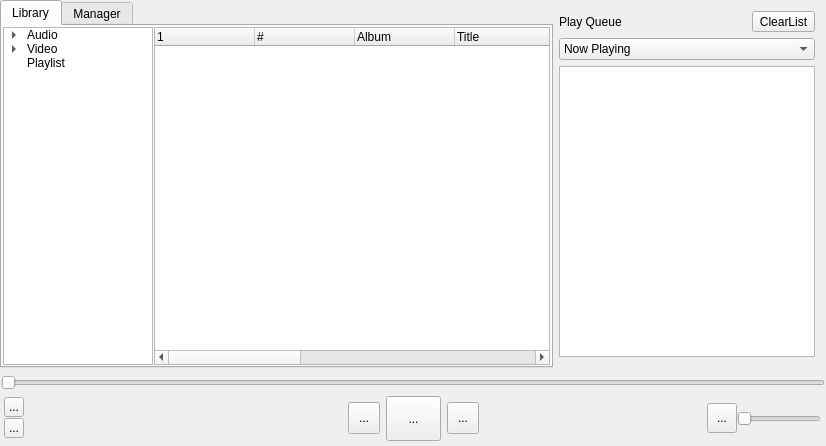
<?xml version="1.0" encoding="UTF-8"?>
<ui version="4.0">
 <class>MainWindow</class>
 <widget class="QMainWindow" name="MainWindow">
  <property name="geometry">
   <rect>
    <x>0</x>
    <y>0</y>
    <width>826</width>
    <height>446</height>
   </rect>
  </property>
  <property name="sizePolicy">
   <sizepolicy hsizetype="Maximum" vsizetype="Maximum">
    <horstretch>0</horstretch>
    <verstretch>0</verstretch>
   </sizepolicy>
  </property>
  <property name="mouseTracking">
   <bool>false</bool>
  </property>
  <property name="windowTitle">
   <string>MediaTake</string>
  </property>
  <property name="autoFillBackground">
   <bool>true</bool>
  </property>
  <property name="tabShape">
   <enum>QTabWidget::Rounded</enum>
  </property>
  <widget class="QWidget" name="centralWidget">
   <property name="sizePolicy">
    <sizepolicy hsizetype="Expanding" vsizetype="Expanding">
     <horstretch>0</horstretch>
     <verstretch>0</verstretch>
    </sizepolicy>
   </property>
   <layout class="QGridLayout" name="gridLayout_4">
    <property name="leftMargin">
     <number>0</number>
    </property>
    <property name="topMargin">
     <number>0</number>
    </property>
    <property name="rightMargin">
     <number>0</number>
    </property>
    <property name="bottomMargin">
     <number>0</number>
    </property>
    <item row="0" column="0">
     <layout class="QGridLayout" name="gridLayout_3">
      <item row="0" column="0">
       <widget class="QSplitter" name="splitter">
        <property name="sizePolicy">
         <sizepolicy hsizetype="Expanding" vsizetype="Expanding">
          <horstretch>0</horstretch>
          <verstretch>0</verstretch>
         </sizepolicy>
        </property>
        <property name="frameShape">
         <enum>QFrame::NoFrame</enum>
        </property>
        <property name="orientation">
         <enum>Qt::Horizontal</enum>
        </property>
        <property name="opaqueResize">
         <bool>true</bool>
        </property>
        <property name="handleWidth">
         <number>1</number>
        </property>
        <property name="childrenCollapsible">
         <bool>false</bool>
        </property>
        <widget class="QTabWidget" name="tabWidgetDisplay">
         <property name="sizePolicy">
          <sizepolicy hsizetype="Maximum" vsizetype="Maximum">
           <horstretch>6</horstretch>
           <verstretch>5</verstretch>
          </sizepolicy>
         </property>
         <property name="minimumSize">
          <size>
           <width>5</width>
           <height>5</height>
          </size>
         </property>
         <property name="baseSize">
          <size>
           <width>26</width>
           <height>16</height>
          </size>
         </property>
         <property name="currentIndex">
          <number>0</number>
         </property>
         <widget class="QWidget" name="tabLibrary">
          <attribute name="title">
           <string>Library</string>
          </attribute>
          <layout class="QGridLayout" name="gridLayout_2">
           <property name="leftMargin">
            <number>1</number>
           </property>
           <property name="topMargin">
            <number>1</number>
           </property>
           <property name="rightMargin">
            <number>1</number>
           </property>
           <property name="bottomMargin">
            <number>1</number>
           </property>
           <item row="0" column="0">
            <widget class="QSplitter" name="splitter_2">
             <property name="orientation">
              <enum>Qt::Horizontal</enum>
             </property>
             <property name="handleWidth">
              <number>1</number>
             </property>
             <property name="childrenCollapsible">
              <bool>false</bool>
             </property>
             <widget class="QTreeWidget" name="treeWidgetCatergoryChooser">
              <property name="sizePolicy">
               <sizepolicy hsizetype="Minimum" vsizetype="Expanding">
                <horstretch>0</horstretch>
                <verstretch>0</verstretch>
               </sizepolicy>
              </property>
              <property name="minimumSize">
               <size>
                <width>135</width>
                <height>0</height>
               </size>
              </property>
              <property name="maximumSize">
               <size>
                <width>150</width>
                <height>16777215</height>
               </size>
              </property>
              <property name="headerHidden">
               <bool>true</bool>
              </property>
              <column>
               <property name="text">
                <string/>
               </property>
              </column>
              <item>
               <property name="text">
                <string>Audio</string>
               </property>
               <item>
                <property name="text">
                 <string>Folders</string>
                </property>
               </item>
               <item>
                <property name="text">
                 <string>Artist</string>
                </property>
               </item>
               <item>
                <property name="text">
                 <string>Album</string>
                </property>
               </item>
               <item>
                <property name="text">
                 <string>Genre</string>
                </property>
               </item>
               <item>
                <property name="text">
                 <string>Year</string>
                </property>
               </item>
              </item>
              <item>
               <property name="text">
                <string>Video</string>
               </property>
               <item>
                <property name="text">
                 <string>Folders</string>
                </property>
               </item>
              </item>
              <item>
               <property name="text">
                <string>Playlist</string>
               </property>
              </item>
             </widget>
             <widget class="QTreeWidget" name="treeWidgetLibraryDisplay">
              <property name="sizePolicy">
               <sizepolicy hsizetype="Expanding" vsizetype="Expanding">
                <horstretch>0</horstretch>
                <verstretch>0</verstretch>
               </sizepolicy>
              </property>
              <property name="maximumSize">
               <size>
                <width>16777215</width>
                <height>16777215</height>
               </size>
              </property>
              <property name="contextMenuPolicy">
               <enum>Qt::ActionsContextMenu</enum>
              </property>
              <property name="selectionMode">
               <enum>QAbstractItemView::ExtendedSelection</enum>
              </property>
              <property name="selectionBehavior">
               <enum>QAbstractItemView::SelectRows</enum>
              </property>
              <column>
               <property name="text">
                <string/>
               </property>
              </column>
              <column>
               <property name="text">
                <string>#</string>
               </property>
              </column>
              <column>
               <property name="text">
                <string>Album</string>
               </property>
              </column>
              <column>
               <property name="text">
                <string>Title</string>
               </property>
              </column>
              <column>
               <property name="text">
                <string>Length</string>
               </property>
              </column>
              <column>
               <property name="text">
                <string>Artist</string>
               </property>
              </column>
              <column>
               <property name="text">
                <string>Genre</string>
               </property>
              </column>
              <column>
               <property name="text">
                <string>Year</string>
               </property>
              </column>
              <column>
               <property name="text">
                <string>BitRate</string>
               </property>
              </column>
              <column>
               <property name="text">
                <string>Composer</string>
               </property>
              </column>
              <column>
               <property name="text">
                <string>Path</string>
               </property>
              </column>
             </widget>
            </widget>
           </item>
          </layout>
         </widget>
         <widget class="QWidget" name="tabManager">
          <attribute name="title">
           <string>Manager</string>
          </attribute>
          <layout class="QGridLayout" name="gridLayout">
           <property name="leftMargin">
            <number>0</number>
           </property>
           <property name="topMargin">
            <number>0</number>
           </property>
           <property name="rightMargin">
            <number>0</number>
           </property>
           <property name="bottomMargin">
            <number>0</number>
           </property>
           <property name="spacing">
            <number>0</number>
           </property>
           <item row="0" column="0">
            <layout class="QHBoxLayout" name="horizontalLayout_8">
             <item>
              <spacer name="horizontalSpacer_3">
               <property name="orientation">
                <enum>Qt::Horizontal</enum>
               </property>
               <property name="sizeHint" stdset="0">
                <size>
                 <width>40</width>
                 <height>20</height>
                </size>
               </property>
              </spacer>
             </item>
             <item>
              <widget class="QPushButton" name="pushButtonUpdateLibrary">
               <property name="text">
                <string>UpdateLibrary</string>
               </property>
              </widget>
             </item>
            </layout>
           </item>
           <item row="1" column="0">
            <layout class="QVBoxLayout" name="verticalLayout_4">
             <item>
              <widget class="QLabel" name="labelAudioLibrary">
               <property name="text">
                <string>AudioLibrary</string>
               </property>
              </widget>
             </item>
             <item>
              <layout class="QHBoxLayout" name="horizontalLayout_2">
               <item>
                <widget class="QListWidget" name="listWidgetAudioLibrary"/>
               </item>
               <item>
                <layout class="QVBoxLayout" name="verticalLayout_2">
                 <item>
                  <widget class="QPushButton" name="pushButtonAddAudio">
                   <property name="text">
                    <string>&lt;&lt; Add Folder</string>
                   </property>
                  </widget>
                 </item>
                 <item>
                  <widget class="QPushButton" name="pushButtonRemoveAudio">
                   <property name="text">
                    <string>&gt;&gt; Remove Folder</string>
                   </property>
                  </widget>
                 </item>
                 <item>
                  <spacer name="verticalSpacer">
                   <property name="orientation">
                    <enum>Qt::Vertical</enum>
                   </property>
                   <property name="sizeHint" stdset="0">
                    <size>
                     <width>20</width>
                     <height>40</height>
                    </size>
                   </property>
                  </spacer>
                 </item>
                </layout>
               </item>
              </layout>
             </item>
            </layout>
           </item>
           <item row="2" column="0">
            <layout class="QVBoxLayout" name="verticalLayout_5">
             <item>
              <widget class="QLabel" name="labelVideoLibrary">
               <property name="text">
                <string>Video Library</string>
               </property>
              </widget>
             </item>
             <item>
              <layout class="QHBoxLayout" name="horizontalLayout_3">
               <item>
                <widget class="QListWidget" name="listWidgetVideoLibrary"/>
               </item>
               <item>
                <layout class="QVBoxLayout" name="verticalLayout_3">
                 <item>
                  <widget class="QPushButton" name="pushButtonAddVideo">
                   <property name="text">
                    <string>&lt;&lt; Add Folder</string>
                   </property>
                  </widget>
                 </item>
                 <item>
                  <widget class="QPushButton" name="pushButtonRemoveVideo">
                   <property name="text">
                    <string>&gt;&gt; Remove Folder</string>
                   </property>
                  </widget>
                 </item>
                 <item>
                  <spacer name="verticalSpacer_2">
                   <property name="orientation">
                    <enum>Qt::Vertical</enum>
                   </property>
                   <property name="sizeHint" stdset="0">
                    <size>
                     <width>20</width>
                     <height>40</height>
                    </size>
                   </property>
                  </spacer>
                 </item>
                </layout>
               </item>
              </layout>
             </item>
            </layout>
           </item>
          </layout>
         </widget>
        </widget>
        <widget class="QWidget" name="layoutWidget">
         <layout class="QVBoxLayout" name="verticalLayout">
          <property name="leftMargin">
           <number>5</number>
          </property>
          <item>
           <layout class="QHBoxLayout" name="horizontalLayout_7">
            <item>
             <widget class="QLabel" name="labelPlayQueue">
              <property name="text">
               <string>Play Queue</string>
              </property>
             </widget>
            </item>
            <item>
             <widget class="QToolButton" name="toolButtonClearQueue">
              <property name="text">
               <string>ClearList</string>
              </property>
             </widget>
            </item>
           </layout>
          </item>
          <item>
           <widget class="QComboBox" name="comboBox">
            <item>
             <property name="text">
              <string>Now Playing</string>
             </property>
            </item>
           </widget>
          </item>
          <item>
           <widget class="QTreeWidget" name="treeWidgetQueue">
            <property name="contextMenuPolicy">
             <enum>Qt::ActionsContextMenu</enum>
            </property>
            <property name="rootIsDecorated">
             <bool>false</bool>
            </property>
            <property name="columnCount">
             <number>2</number>
            </property>
            <attribute name="headerVisible">
             <bool>false</bool>
            </attribute>
            <column>
             <property name="text">
              <string notr="true">1</string>
             </property>
            </column>
            <column>
             <property name="text">
              <string notr="true">2</string>
             </property>
            </column>
           </widget>
          </item>
         </layout>
        </widget>
       </widget>
      </item>
      <item row="1" column="0">
       <widget class="QWidget" name="widgetPlayControls" native="true">
        <layout class="QVBoxLayout" name="verticalLayout_8">
         <property name="spacing">
          <number>0</number>
         </property>
         <property name="leftMargin">
          <number>1</number>
         </property>
         <property name="topMargin">
          <number>1</number>
         </property>
         <property name="rightMargin">
          <number>1</number>
         </property>
         <property name="bottomMargin">
          <number>5</number>
         </property>
         <item>
          <layout class="QVBoxLayout" name="verticalLayout_6">
           <item>
            <widget class="QSlider" name="horizontalSliderMediaPosition">
             <property name="orientation">
              <enum>Qt::Horizontal</enum>
             </property>
            </widget>
           </item>
           <item>
            <layout class="QHBoxLayout" name="horizontalLayout_6">
             <property name="spacing">
              <number>0</number>
             </property>
             <item>
              <layout class="QHBoxLayout" name="horizontalLayout_5">
               <property name="spacing">
                <number>8</number>
               </property>
               <property name="leftMargin">
                <number>3</number>
               </property>
               <property name="rightMargin">
                <number>0</number>
               </property>
               <item>
                <layout class="QVBoxLayout" name="verticalLayout_9">
                 <property name="spacing">
                  <number>0</number>
                 </property>
                 <item>
                  <widget class="QToolButton" name="toolButtonFullScreen">
                   <property name="maximumSize">
                    <size>
                     <width>20</width>
                     <height>20</height>
                    </size>
                   </property>
                   <property name="toolTip">
                    <string>To Full Screen</string>
                   </property>
                   <property name="text">
                    <string>...</string>
                   </property>
                   <property name="iconSize">
                    <size>
                     <width>20</width>
                     <height>20</height>
                    </size>
                   </property>
                  </widget>
                 </item>
                 <item>
                  <widget class="QToolButton" name="toolButtonToScreen">
                   <property name="maximumSize">
                    <size>
                     <width>20</width>
                     <height>20</height>
                    </size>
                   </property>
                   <property name="toolTip">
                    <string>Switch To Video Mode</string>
                   </property>
                   <property name="text">
                    <string>...</string>
                   </property>
                   <property name="iconSize">
                    <size>
                     <width>20</width>
                     <height>20</height>
                    </size>
                   </property>
                  </widget>
                 </item>
                </layout>
               </item>
               <item>
                <widget class="QLabel" name="labelNowPlaying">
                 <property name="sizePolicy">
                  <sizepolicy hsizetype="Fixed" vsizetype="Fixed">
                   <horstretch>0</horstretch>
                   <verstretch>0</verstretch>
                  </sizepolicy>
                 </property>
                 <property name="minimumSize">
                  <size>
                   <width>150</width>
                   <height>37</height>
                  </size>
                 </property>
                 <property name="maximumSize">
                  <size>
                   <width>150</width>
                   <height>37</height>
                  </size>
                 </property>
                 <property name="text">
                  <string/>
                 </property>
                 <property name="wordWrap">
                  <bool>true</bool>
                 </property>
                </widget>
               </item>
               <item>
                <spacer name="horizontalSpacer">
                 <property name="orientation">
                  <enum>Qt::Horizontal</enum>
                 </property>
                 <property name="sizeType">
                  <enum>QSizePolicy::Expanding</enum>
                 </property>
                 <property name="sizeHint" stdset="0">
                  <size>
                   <width>120</width>
                   <height>20</height>
                  </size>
                 </property>
                </spacer>
               </item>
              </layout>
             </item>
             <item>
              <layout class="QHBoxLayout" name="horizontalLayout">
               <property name="spacing">
                <number>6</number>
               </property>
               <property name="sizeConstraint">
                <enum>QLayout::SetDefaultConstraint</enum>
               </property>
               <item>
                <widget class="QLabel" name="labelTime">
                 <property name="sizePolicy">
                  <sizepolicy hsizetype="Minimum" vsizetype="Minimum">
                   <horstretch>0</horstretch>
                   <verstretch>0</verstretch>
                  </sizepolicy>
                 </property>
                 <property name="minimumSize">
                  <size>
                   <width>0</width>
                   <height>0</height>
                  </size>
                 </property>
                 <property name="text">
                  <string/>
                 </property>
                </widget>
               </item>
               <item>
                <widget class="QToolButton" name="toolButtonPrevious">
                 <property name="minimumSize">
                  <size>
                   <width>32</width>
                   <height>32</height>
                  </size>
                 </property>
                 <property name="maximumSize">
                  <size>
                   <width>32</width>
                   <height>32</height>
                  </size>
                 </property>
                 <property name="text">
                  <string>...</string>
                 </property>
                 <property name="icon">
                  <iconset resource="UiResources.qrc">
                   <normaloff>:/ui/toolButton/icon/Resources/ui/toolButton/icon/previous.png</normaloff>:/ui/toolButton/icon/Resources/ui/toolButton/icon/previous.png</iconset>
                 </property>
                 <property name="iconSize">
                  <size>
                   <width>16</width>
                   <height>16</height>
                  </size>
                 </property>
                </widget>
               </item>
               <item>
                <widget class="QToolButton" name="toolButtonPlayPause">
                 <property name="sizePolicy">
                  <sizepolicy hsizetype="Fixed" vsizetype="Fixed">
                   <horstretch>0</horstretch>
                   <verstretch>0</verstretch>
                  </sizepolicy>
                 </property>
                 <property name="minimumSize">
                  <size>
                   <width>55</width>
                   <height>45</height>
                  </size>
                 </property>
                 <property name="text">
                  <string>...</string>
                 </property>
                 <property name="icon">
                  <iconset resource="UiResources.qrc">
                   <normaloff>:/ui/toolButton/icon/Resources/ui/toolButton/icon/play.png</normaloff>:/ui/toolButton/icon/Resources/ui/toolButton/icon/play.png</iconset>
                 </property>
                 <property name="iconSize">
                  <size>
                   <width>20</width>
                   <height>20</height>
                  </size>
                 </property>
                 <property name="shortcut">
                  <string>Space</string>
                 </property>
                </widget>
               </item>
               <item>
                <widget class="QToolButton" name="toolButtonNext">
                 <property name="minimumSize">
                  <size>
                   <width>32</width>
                   <height>32</height>
                  </size>
                 </property>
                 <property name="maximumSize">
                  <size>
                   <width>32</width>
                   <height>32</height>
                  </size>
                 </property>
                 <property name="text">
                  <string>...</string>
                 </property>
                 <property name="icon">
                  <iconset resource="UiResources.qrc">
                   <normaloff>:/ui/toolButton/icon/Resources/ui/toolButton/icon/next.png</normaloff>:/ui/toolButton/icon/Resources/ui/toolButton/icon/next.png</iconset>
                 </property>
                 <property name="iconSize">
                  <size>
                   <width>16</width>
                   <height>16</height>
                  </size>
                 </property>
                </widget>
               </item>
               <item>
                <widget class="QLabel" name="labelLength">
                 <property name="text">
                  <string/>
                 </property>
                </widget>
               </item>
              </layout>
             </item>
             <item>
              <layout class="QHBoxLayout" name="horizontalLayout_4">
               <property name="spacing">
                <number>0</number>
               </property>
               <property name="rightMargin">
                <number>4</number>
               </property>
               <item>
                <spacer name="horizontalSpacer_2">
                 <property name="orientation">
                  <enum>Qt::Horizontal</enum>
                 </property>
                 <property name="sizeType">
                  <enum>QSizePolicy::Expanding</enum>
                 </property>
                 <property name="sizeHint" stdset="0">
                  <size>
                   <width>158</width>
                   <height>20</height>
                  </size>
                 </property>
                </spacer>
               </item>
               <item>
                <widget class="QToolButton" name="toolButtonVolume">
                 <property name="minimumSize">
                  <size>
                   <width>30</width>
                   <height>30</height>
                  </size>
                 </property>
                 <property name="maximumSize">
                  <size>
                   <width>30</width>
                   <height>30</height>
                  </size>
                 </property>
                 <property name="text">
                  <string>...</string>
                 </property>
                 <property name="icon">
                  <iconset resource="UiResources.qrc">
                   <normaloff>:/ui/toolButton/icon/Resources/ui/toolButton/icon/volume.png</normaloff>:/ui/toolButton/icon/Resources/ui/toolButton/icon/volume.png</iconset>
                 </property>
                 <property name="iconSize">
                  <size>
                   <width>15</width>
                   <height>15</height>
                  </size>
                 </property>
                 <property name="checkable">
                  <bool>true</bool>
                 </property>
                </widget>
               </item>
               <item>
                <widget class="QSlider" name="horizontalSliderVolume">
                 <property name="sizePolicy">
                  <sizepolicy hsizetype="Fixed" vsizetype="Fixed">
                   <horstretch>0</horstretch>
                   <verstretch>0</verstretch>
                  </sizepolicy>
                 </property>
                 <property name="minimumSize">
                  <size>
                   <width>7</width>
                   <height>0</height>
                  </size>
                 </property>
                 <property name="orientation">
                  <enum>Qt::Horizontal</enum>
                 </property>
                </widget>
               </item>
              </layout>
             </item>
            </layout>
           </item>
          </layout>
         </item>
        </layout>
       </widget>
      </item>
     </layout>
    </item>
   </layout>
  </widget>
  <action name="actionAddtoQueue">
   <property name="text">
    <string>AddtoQueue</string>
   </property>
  </action>
  <action name="actionRemoveFromQueue">
   <property name="text">
    <string>removeFromQueue</string>
   </property>
   <property name="shortcut">
    <string>Del</string>
   </property>
  </action>
 </widget>
 <layoutdefault spacing="6" margin="11"/>
 <tabstops>
  <tabstop>toolButtonPlayPause</tabstop>
  <tabstop>toolButtonNext</tabstop>
  <tabstop>toolButtonPrevious</tabstop>
  <tabstop>horizontalSliderMediaPosition</tabstop>
  <tabstop>toolButtonVolume</tabstop>
  <tabstop>horizontalSliderVolume</tabstop>
  <tabstop>toolButtonToScreen</tabstop>
  <tabstop>toolButtonFullScreen</tabstop>
  <tabstop>pushButtonUpdateLibrary</tabstop>
  <tabstop>listWidgetAudioLibrary</tabstop>
  <tabstop>pushButtonAddAudio</tabstop>
  <tabstop>pushButtonRemoveAudio</tabstop>
  <tabstop>listWidgetVideoLibrary</tabstop>
  <tabstop>pushButtonAddVideo</tabstop>
  <tabstop>pushButtonRemoveVideo</tabstop>
  <tabstop>toolButtonClearQueue</tabstop>
  <tabstop>comboBox</tabstop>
  <tabstop>treeWidgetQueue</tabstop>
  <tabstop>treeWidgetLibraryDisplay</tabstop>
  <tabstop>tabWidgetDisplay</tabstop>
  <tabstop>treeWidgetCatergoryChooser</tabstop>
 </tabstops>
 <resources>
  <include location="UiResources.qrc"/>
 </resources>
 <connections/>
</ui>
